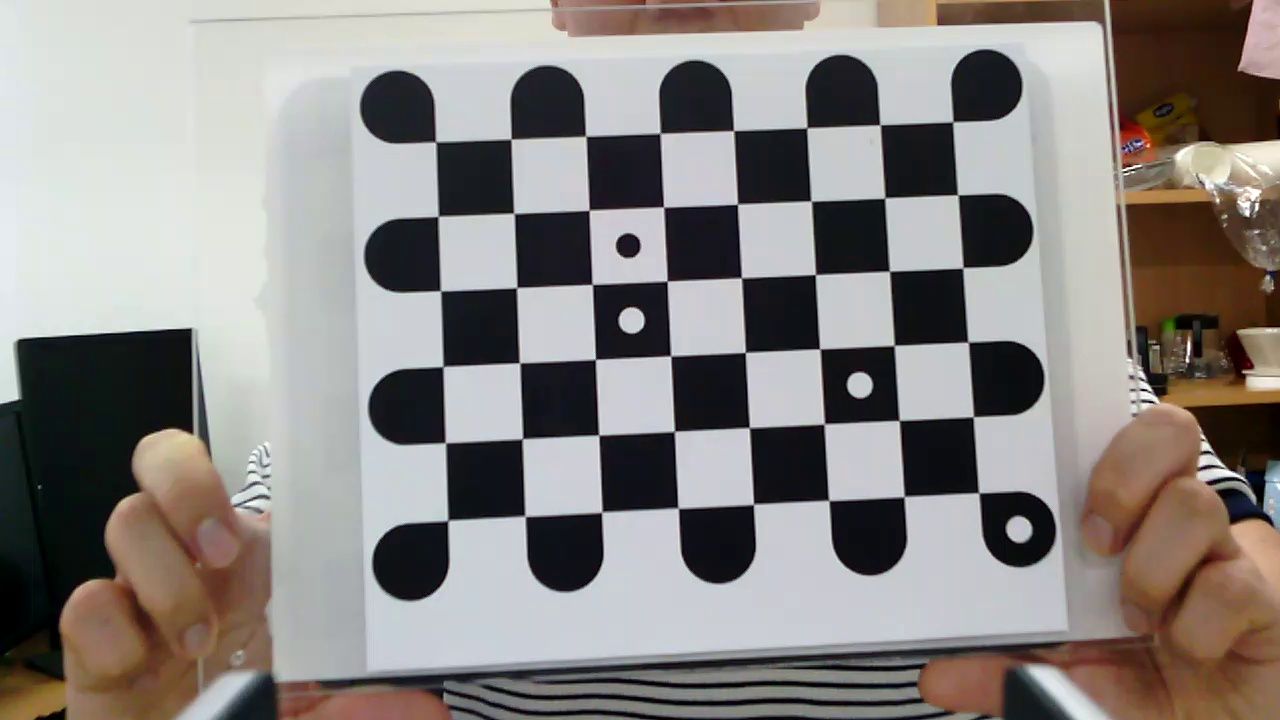
#> input picture Computer_Vision/Kinova/Data/SB/01.jpg, 1280 x 720 px, found by its file name; its folder holds 4 pictures in this run
$ python Pose_Estimation_Kinova.py
#> lines starting #> are read from the running program, lines starting #| are printed output that depends on the picture; after the words box and inside, x2 and y2 are one past the last pixel; in counts of white or black regions, pixels touching at a corner belong together
import numpy as np
import cv2
import os

import warnings
warnings.filterwarnings('ignore')

print("### Pose_Estimation_Kinova.py [Beta Version] / Ver.0.1.1 ###")

# Set environment path
cwd = os.getcwd()
path_data = cwd + '/Computer_Vision/Kinova/Data/SB/'
path_test = cwd + '/Computer_Vision/Kinova/Test/SB/'
path_results = cwd + '/Computer_Vision/Kinova/Results/'

# Boundary condition
CHECKERBOARD = (6, 8) # 체커보드 행과 열당 내부 코너 수
criteria = (cv2.TERM_CRITERIA_EPS + cv2.TERM_CRITERIA_MAX_ITER, 30, 0.001)

# Calculate euclidean distance
# [50 lines left out: functions calculate_euclidean_distance, draw_axis_3d, extract_data, not called in this run]

# Points list
obj_corner_points = []
img_corner_points = []

objp = np.zeros((1, CHECKERBOARD[0] * CHECKERBOARD[1], 3), np.float32)
objp[0,:,:2] = np.mgrid[0:CHECKERBOARD[0], 0:CHECKERBOARD[1]].T.reshape(-1, 2)
prev_img_shape = None

# Create axis
axis_simple = np.float32([[3,0,0], [0,3,0], [0,0,-3]]).reshape(-1,3)
axis_cube = np.float32([[0,0,0], [0,3,0], [3,3,0], [3,0,0],
                   [0,0,-3],[0,3,-3],[3,3,-3],[3,0,-3]])

# Set key input
key = cv2.waitKey(1)
#> (key Esc is pressed here)

# Set Boolean
isCalibrated = False

# Set section for loading data images
data_start = 1
data_end = 20

# Set global variables
global image_size
global corners2

# Draw chessboard corners
for i in range(data_start, data_end + 1):
    path_data_imgs = path_data + f'{i:02d}.jpg'
    data_img = cv2.imread(path_data_imgs)
#> data_img is the input picture: shape (720, 1280, 3); mean B, G, R 130, 133.2, 137.9
    image_size = data_img.shape[:2]
#> image_size = (720, 1280)
    cv2.imshow("src", data_img)
    key = cv2.waitKey(0)
#> (key Esc is pressed here)

    gray = cv2.cvtColor(data_img, cv2.COLOR_BGR2GRAY)
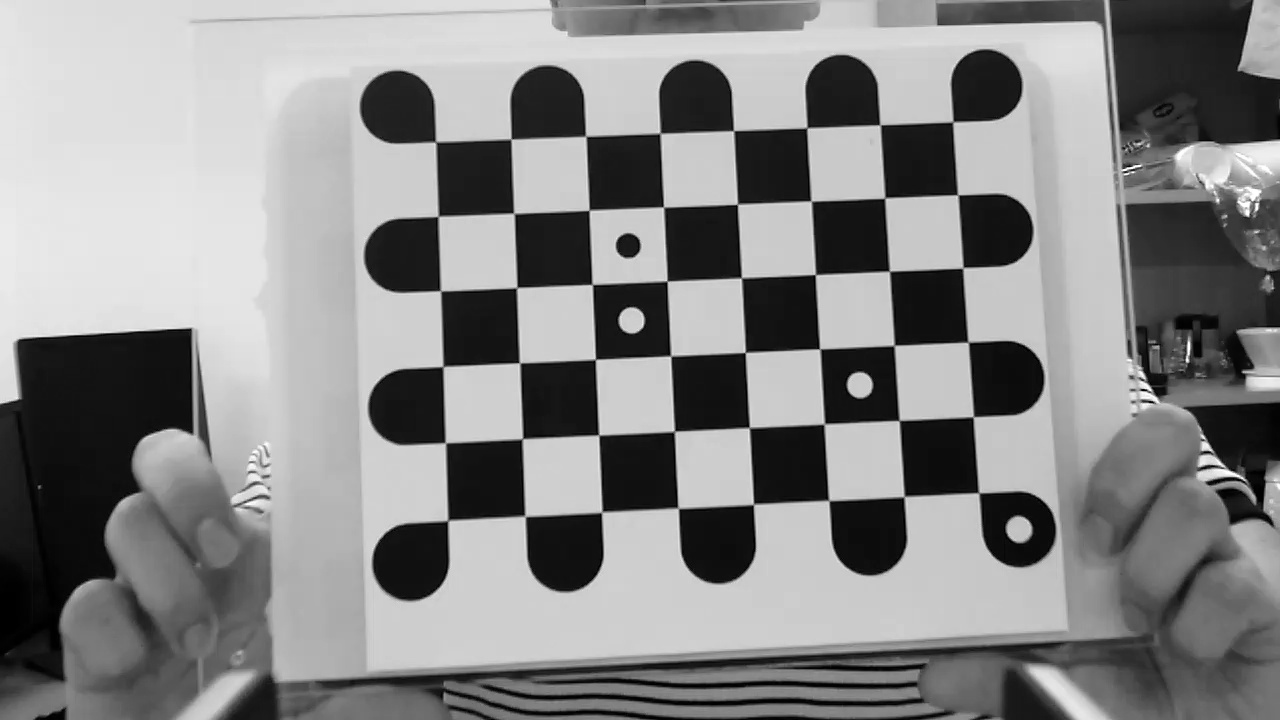
#> gray: shape (720, 1280); min 0, max 255, mean 134.2
    ret, corners = cv2.findChessboardCornersSB(gray, CHECKERBOARD, cv2.CALIB_CB_ADAPTIVE_THRESH + cv2.CALIB_CB_FAST_CHECK + cv2.CALIB_CB_NORMALIZE_IMAGE)
#> ret = True; corners = 48 rows, first 8: [447.9, 520.4], [445.5, 442.8], [443.2, 366.5], [440.6, 290.8], [438.2, 216.3], [435.9, 141.8], [525.2, 516.1], [522.4, 438.8]

    if ret == True:
        obj_corner_points.append(objp)
        data_corners2 = cv2.cornerSubPix(gray,corners, (11,11), (-1,-1), criteria)
#> data_corners2 = 48 rows, first 8: [447.8, 520.4], [445.4, 442.8], [442.9, 366.5], [440.5, 290.8], [438.2, 216.3], [435.6, 141.9], [525, 516.2], [522.4, 438.8]
        img_corner_points.append(corners)

        cv2.drawChessboardCorners(data_img, CHECKERBOARD, data_corners2, ret)
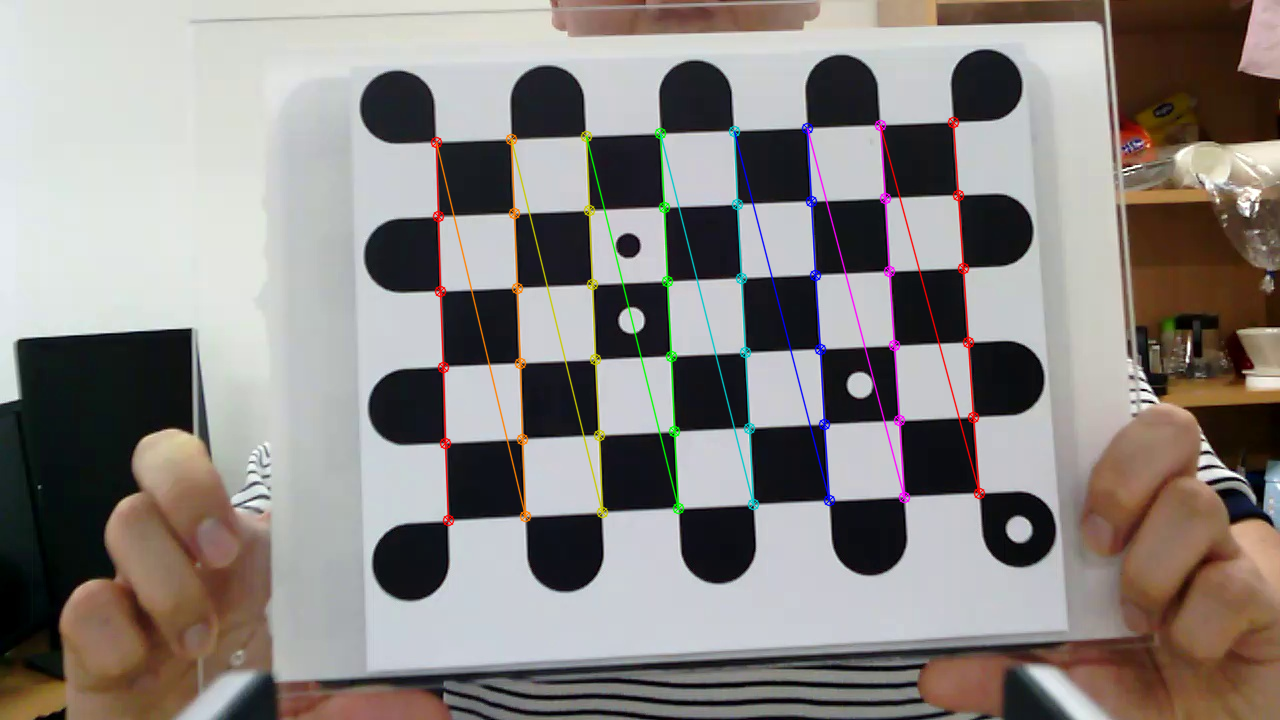
#> data_img: shape (720, 1280, 3); 2.25% of pixels changed, all inside (x1, y1, x2, y2) = (430, 116, 986, 527)
        cv2.imshow("Chessboard", data_img)
        print(f">>> {i} of {data_end} has been captured")

    if i == data_end:
        isCalibrated = True
        print(">>> Press any key to Continue... ")
#> pass 2 of the loop `for i in range(data_start, data_end + 1):`:
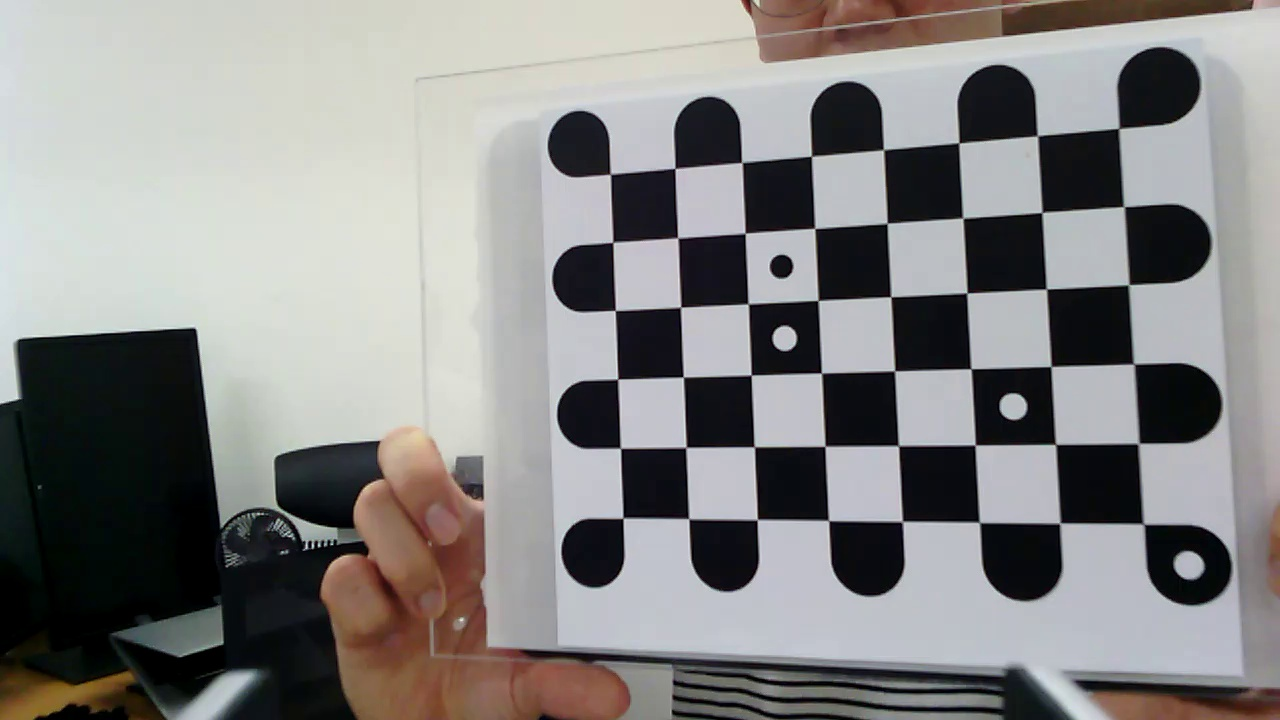
#> input picture Computer_Vision/Kinova/Data/SB/02.jpg, 1280 x 720 px, found by its file name
#> data_img is the input picture: shape (720, 1280, 3); mean B, G, R 132, 133.1, 134
#> (key Enter is pressed here)
#> `gray = cv2.cvtColor(data_img, cv2.COLOR_BGR2GRAY)`:
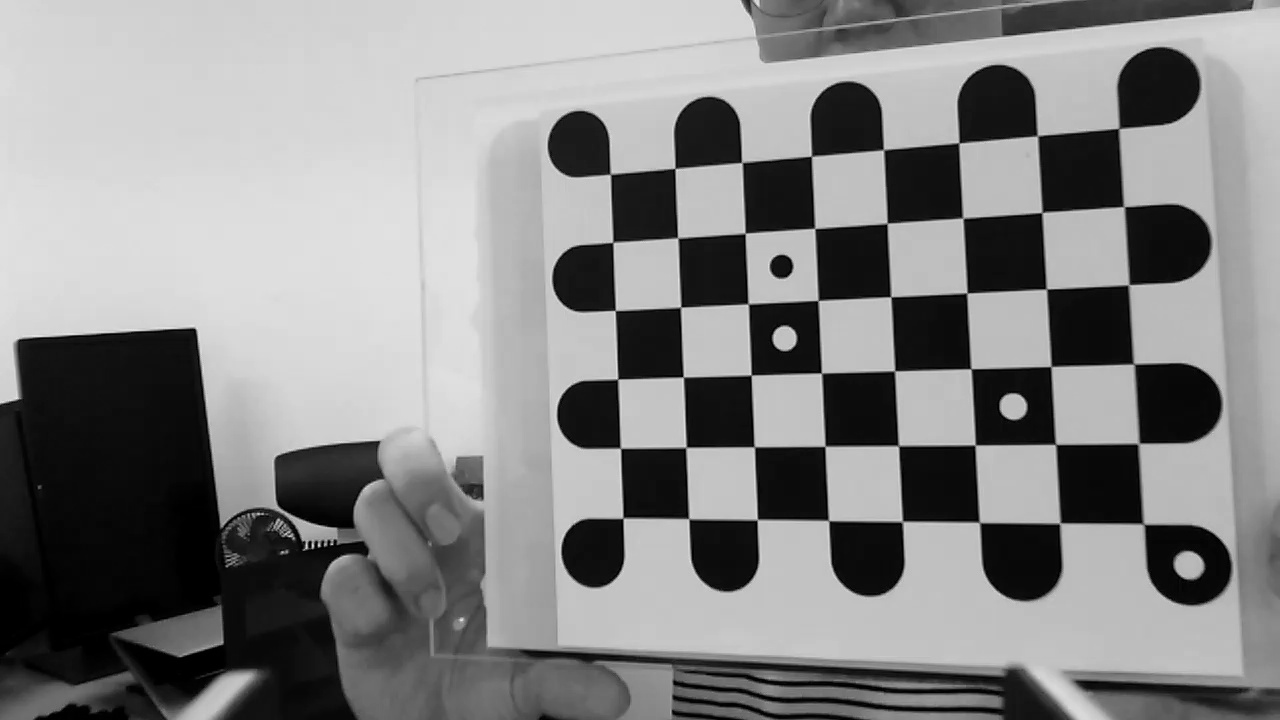
#> gray: shape (720, 1280); min 0, max 237, mean 133.2
#> corners = 48 rows, first 8: [623, 518.1], [620.4, 448.1], [617.9, 379.2], [615.4, 310.4], [612.9, 242.2], [610.3, 174], [688.9, 518.7], [686.2, 447.5]
#> data_corners2 = 48 rows, first 8: [623, 518.1], [620.5, 448.2], [617.7, 379.1], [615.3, 310.5], [612.8, 242.2], [610.4, 174.2], [688.7, 518.8], [686, 447.4]
#> `cv2.drawChessboardCorners(data_img, CHECKERBOARD, data_corners2, ret)`:
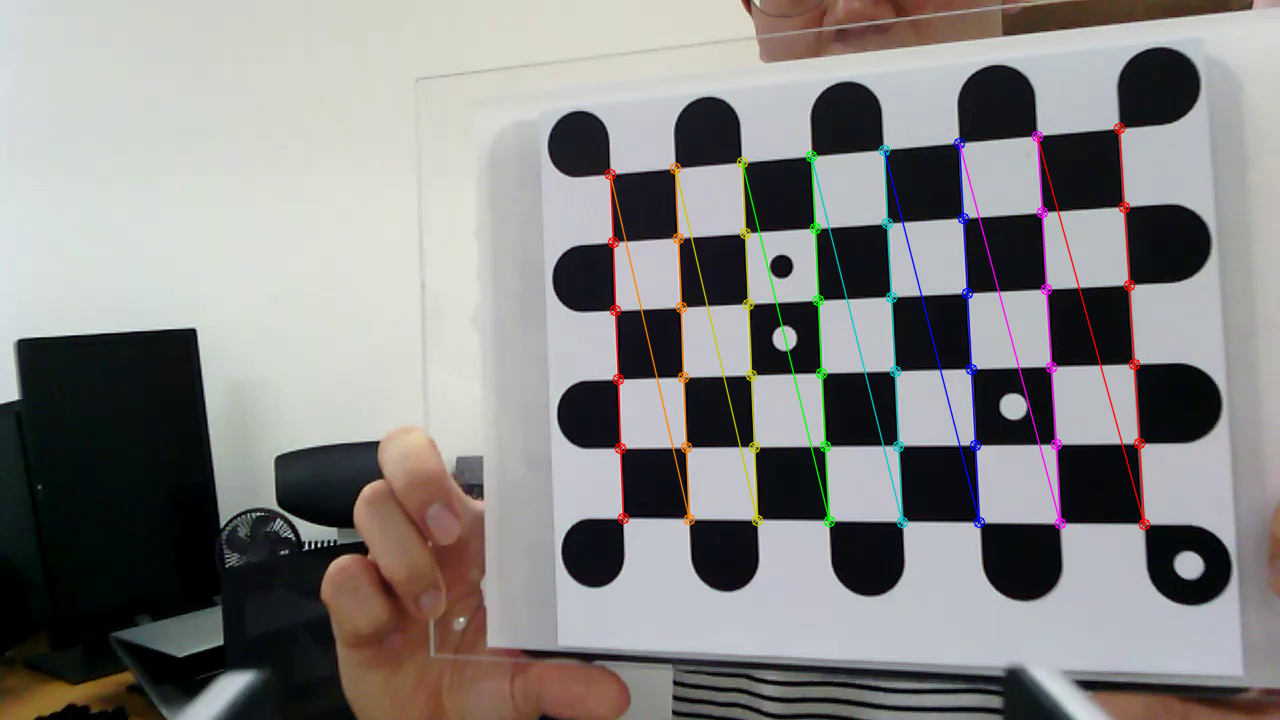
#> data_img: shape (720, 1280, 3); 2.22% of pixels changed, all inside (x1, y1, x2, y2) = (604, 122, 1151, 531)
#> pass 3 of the loop `for i in range(data_start, data_end + 1):`:
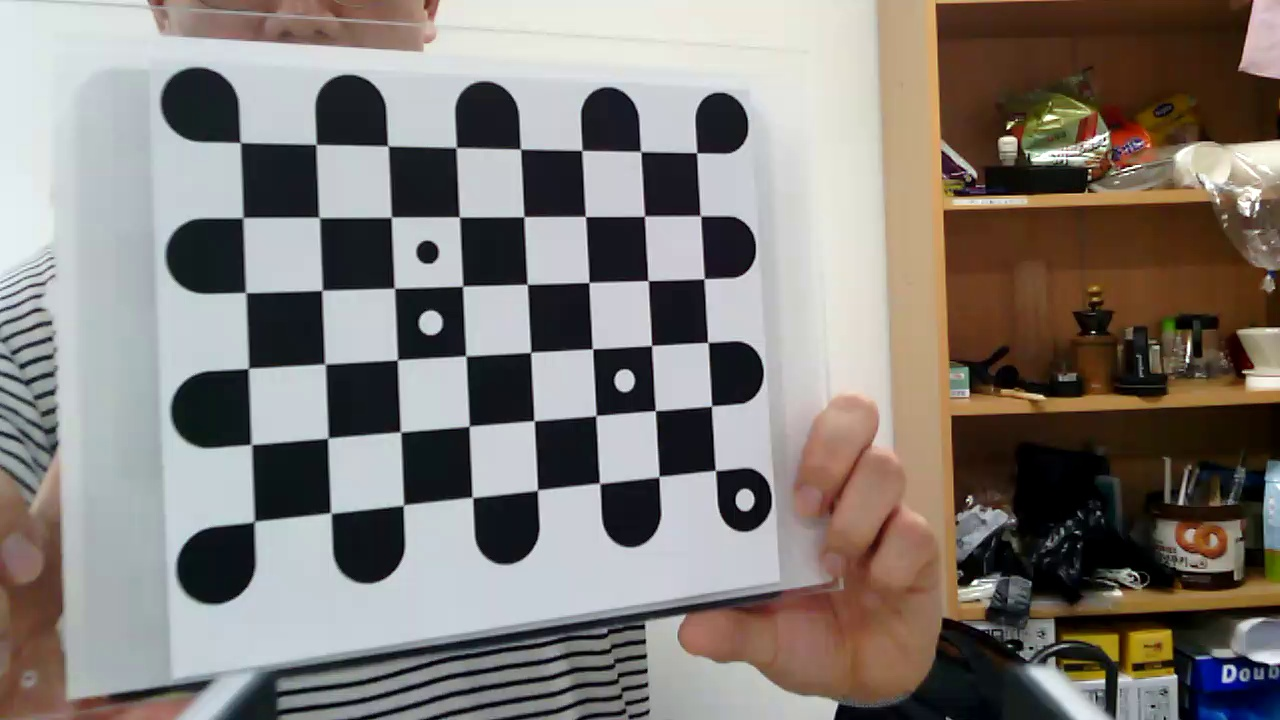
#> input picture Computer_Vision/Kinova/Data/SB/03.jpg, 1280 x 720 px, found by its file name
#> data_img is the input picture: shape (720, 1280, 3); mean B, G, R 119.3, 124.5, 130.5
#> `gray = cv2.cvtColor(data_img, cv2.COLOR_BGR2GRAY)`:
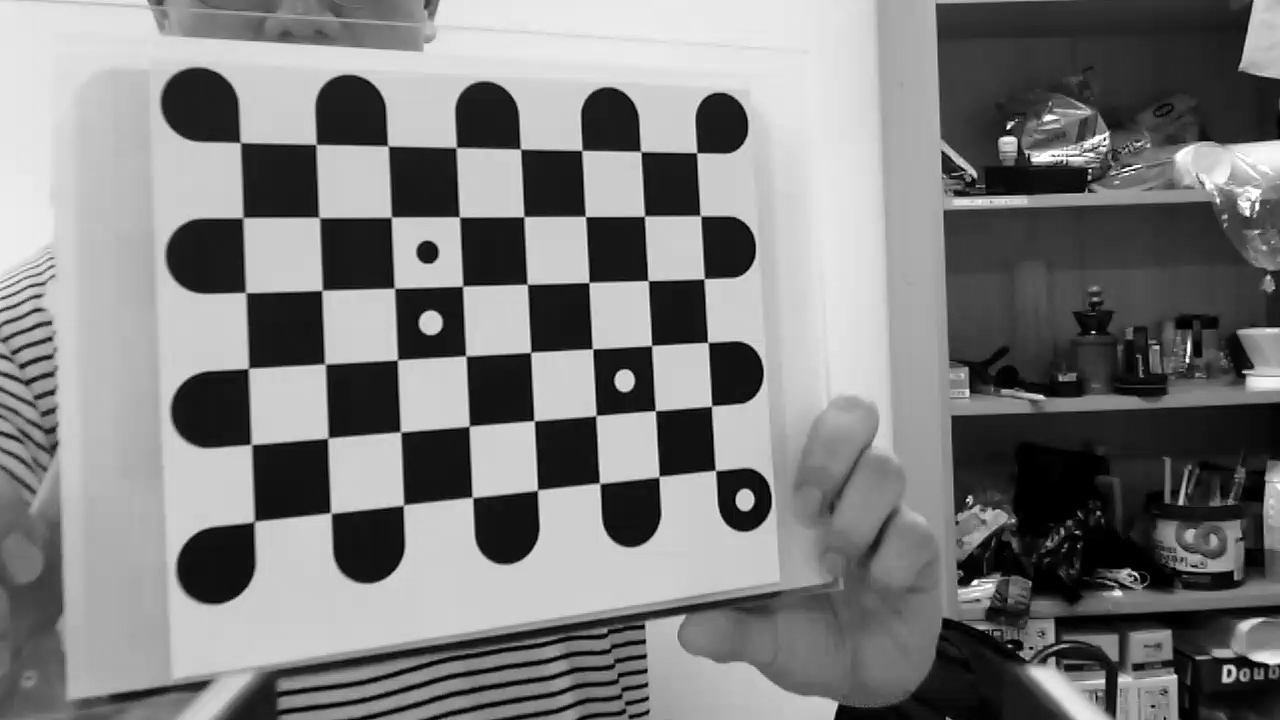
#> gray: shape (720, 1280); min 0, max 255, mean 125.7
#> corners = 48 rows, first 8: [254.2, 521.6], [251.4, 444.5], [248.6, 368.3], [245.8, 292.6], [243.1, 217.7], [240.3, 142.5], [330.8, 513], [328, 438]
#> data_corners2 = 48 rows, first 8: [254.2, 521.5], [251.3, 444.5], [248.4, 368.3], [245.7, 292.6], [242.8, 217.6], [240.2, 142.5], [330.7, 513], [327.8, 438.1]
#> `cv2.drawChessboardCorners(data_img, CHECKERBOARD, data_corners2, ret)`:
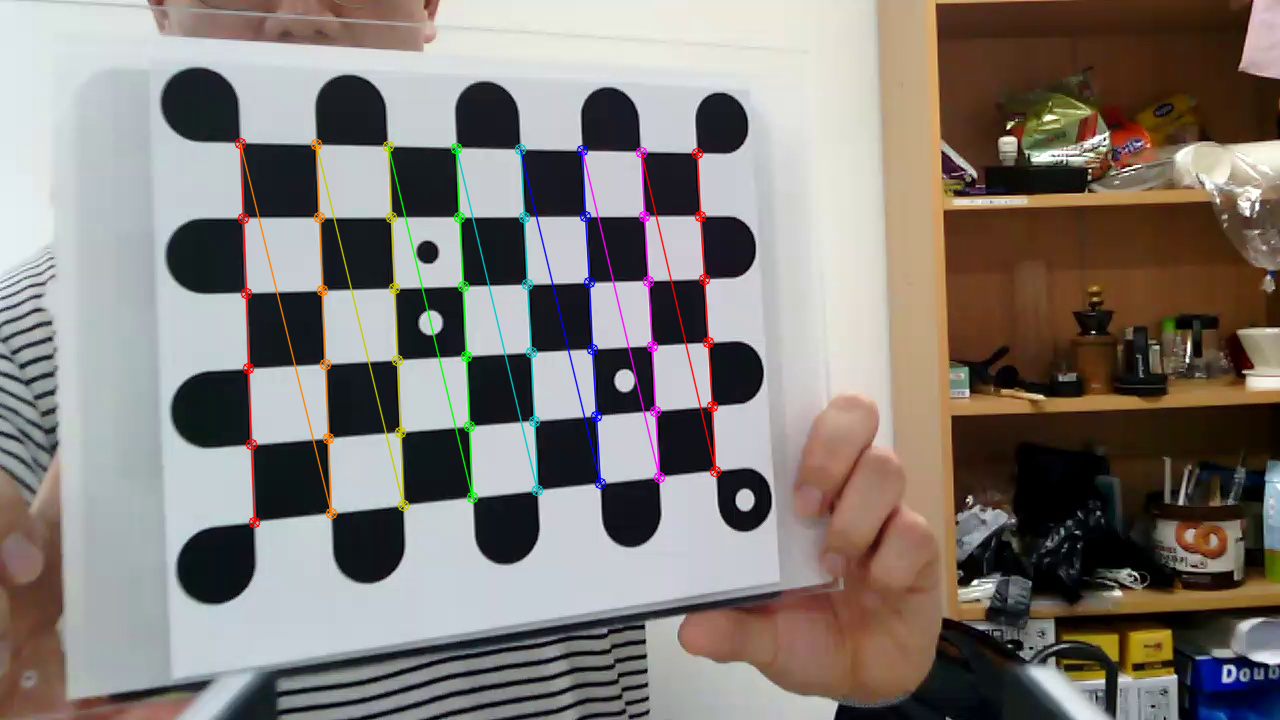
#> data_img: shape (720, 1280, 3); 2.11% of pixels changed, all inside (x1, y1, x2, y2) = (234, 137, 722, 529)
#> (the run stopped early here; a loop or call above may not have finished)
